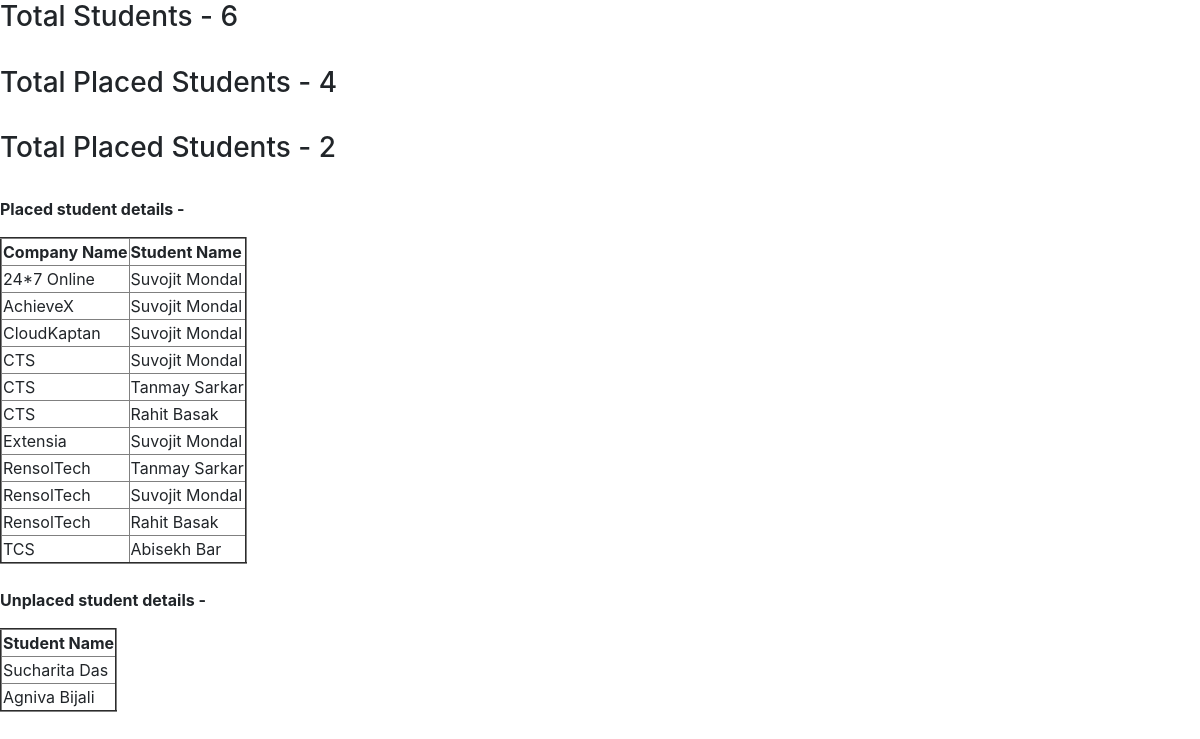
Page /placement/assets/php/Account_Credentials/drive_status.php on the committed database.
### tables this page shows
CREATE TABLE `student_company` (
  `id` int(255) NOT NULL,
  `student_roll` varchar(15) NOT NULL,
  `student_name` varchar(255) NOT NULL,
  `company_id` int(2) NOT NULL
);

CREATE TABLE `companymaster` (
  `id` int(2) NOT NULL,
  `name` varchar(200) NOT NULL,
  `package` varchar(10) DEFAULT NULL,
  `job_location` varchar(50) DEFAULT NULL
);

CREATE TABLE `ssignup` (
  `id` int(255) NOT NULL,
  `name` varchar(255) NOT NULL,
  `rollno` varchar(15) NOT NULL,
  `passout_year` varchar(10) NOT NULL,
  `department` varchar(255) NOT NULL,
  `email` varchar(100) NOT NULL,
  `cno` varchar(15) NOT NULL,
  `refcode` varchar(10) NOT NULL,
  `password` varchar(50) NOT NULL,
  `isdeleted` tinyint(1) NOT NULL
);

### placement/assets/php/Account_Credentials/drive_status.php (the view, shortened to what this page needs)
<!doctype html>
<html lang="en">
  <head>
    <link rel="stylesheet" href="https://maxcdn.bootstrapcdn.com/bootstrap/4.0.0/css/bootstrap.min.css">
  </head>
<body>
<?php
include '../Database Connection/dbcon.php';
$total_student_query = "select * from ssignup";
$total_student = mysqli_num_rows(mysqli_query($con,$total_student_query));
$total_placed_student_query = "select * from student_company group by student_roll";
$total_placed_student = mysqli_num_rows(mysqli_query($con,$total_placed_student_query));
$total_unplaced_student = $total_student - $total_placed_student;
echo "<h3> Total Students - ".$total_student;
echo "</h3> <br>";
echo "<h3> Total Placed Students - ".$total_placed_student;
echo "</h3> <br>";
echo "<h3> Total Placed Students - ".$total_unplaced_student;
echo "</h3> <br>";
?>
  <P><b>Placed student details - </b></P>
        <table border="2">
          <thead>
            <tr>
             <th>Company Name</th>
              <th>Student Name</th>
          </thead>
          <tbody>
          <?php
          include '../Database Connection/dbcon.php';
          $selectquery = "select student_company.student_name, student_company.student_roll, companymaster.name from student_company inner join companymaster where student_company.company_id = companymaster.id order by name asc";
          $query = mysqli_query($con,$selectquery);
          while($res = mysqli_fetch_array($query)){
            ?>
            <tr>
              <td> <?php echo $res['name'];?></td>
              <td> <?php echo $res['student_name']; ?> </td>
            </tr>
        <?php
          }
        ?>
          </tbody>
        </table>
  <br>
        <P><b>Unplaced student details - </b></P>
<table border="2">
          <thead>
            <tr>
              <th>Student Name</th>
          </thead>
          <tbody>
          <?php
          $selectquery = "select * from ssignup where rollno not in (select student_roll from student_company)";
          $query = mysqli_query($con,$selectquery);
          while($res = mysqli_fetch_array($query)){
            ?>
            <tr>
              <td> <?php echo $res['name']; ?> </td>
            </tr>
        <?php
          }
        ?>
          </tbody>
        </table>
</body>

### rows in the picture
student_company: companymaster.name "24*7 Online", student_name "Suvojit Mondal"
student_company: companymaster.name "AchieveX", student_name "Suvojit Mondal"
student_company: companymaster.name "CloudKaptan", student_name "Suvojit Mondal"
student_company: companymaster.name "CTS", student_name "Suvojit Mondal"
student_company: companymaster.name "CTS", student_name "Tanmay Sarkar"
student_company: companymaster.name "CTS", student_name "Rahit Basak"
student_company: companymaster.name "Extensia", student_name "Suvojit Mondal"
student_company: companymaster.name "RensolTech", student_name "Tanmay Sarkar"
student_company: companymaster.name "RensolTech", student_name "Suvojit Mondal"
student_company: companymaster.name "RensolTech", student_name "Rahit Basak"
student_company: companymaster.name "TCS", student_name "Abisekh Bar"
ssignup: name "Sucharita Das"
ssignup: name "Agniva Bijali"

### other values in the picture
$total_student "6"
$total_placed_student "4"
$total_unplaced_student "2"
